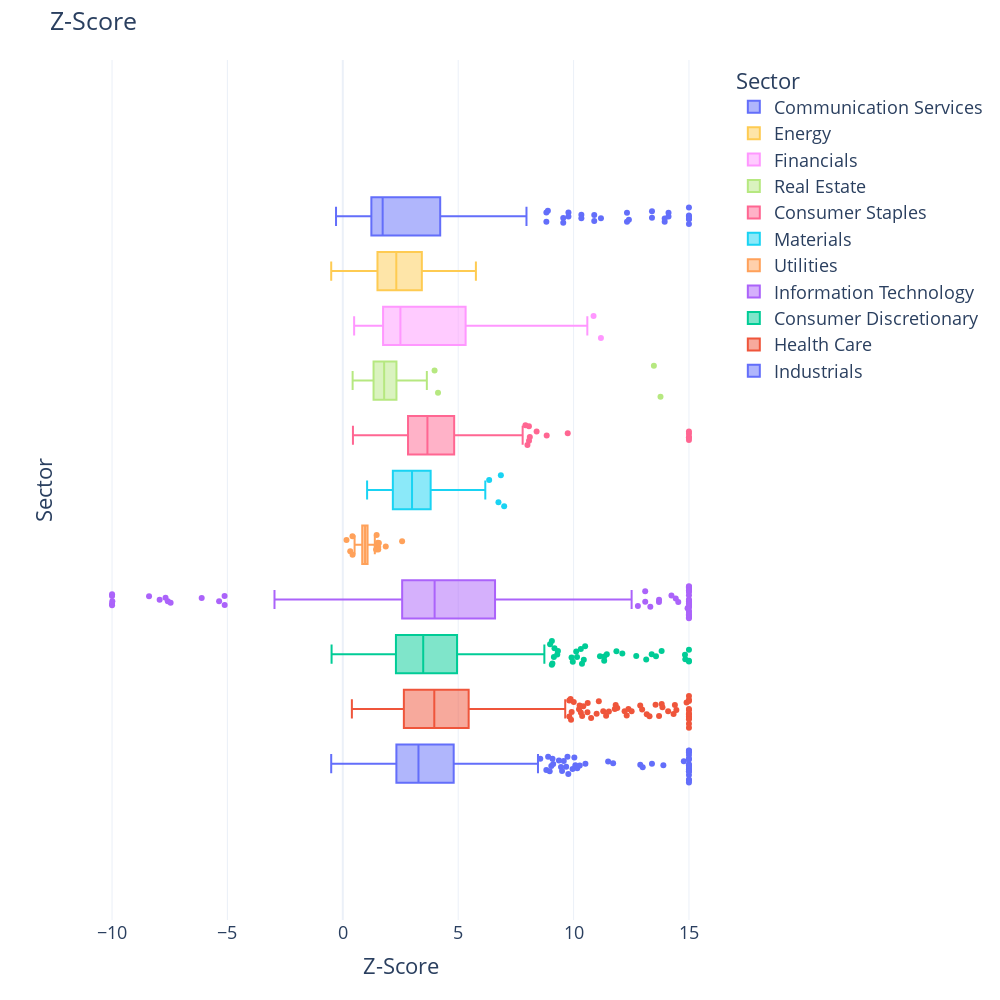

Source (notebook cell):
### Markdown cell above
The m-score can be further explored and we could compute other statistics, nevertheless now we are going to plot the z-score across sectors.

### Code cell
plot_score(m_score = False, sectors = True, title = "Z-Score across sectors")

### Figure 1 — Plotly figure (JSON) as saved in the notebook; plotly's stock layout.template omitted (floating-point values rounded to 4 significant figures; data arrays with more than 128 entries replaced by an {"elided": "..."} marker saying what was removed)
{"data": [{"alignmentgroup": "True", "hovertemplate": "color=Industrials<br>x=%{x}<extra></extra>", "jitter": 1, "legendgroup": "Industrials", "marker": {"color": "#636efa"}, "name": "Industrials", "notched": false, "offsetgroup": "Industrials", "orientation": "h", "showlegend": true, "type": "box", "x": {"elided": "567 float values"}, "x0": " ", "xaxis": "x", "y0": " ", "yaxis": "y"}, {"alignmentgroup": "True", "hovertemplate": "color=Health Care<br>x=%{x}<extra></extra>", "jitter": 1, "legendgroup": "Health Care", "marker": {"color": "#EF553B"}, "name": "Health Care", "notched": false, "offsetgroup": "Health Care", "orientation": "h", "showlegend": true, "type": "box", "x": {"elided": "470 float values"}, "x0": " ", "xaxis": "x", "y0": " ", "yaxis": "y"}, {"alignmentgroup": "True", "hovertemplate": "color=Consumer Discretionary<br>x=%{x}<extra></extra>", "jitter": 1, "legendgroup": "Consumer Discretionary", "marker": {"color": "#00cc96"}, "name": "Consumer Discretionary", "notched": false, "offsetgroup": "Consumer Discretionary", "orientation": "h", "showlegend": true, "type": "box", "x": {"elided": "463 float values"}, "x0": " ", "xaxis": "x", "y0": " ", "yaxis": "y"}, {"alignmentgroup": "True", "hovertemplate": "color=Information Technology<br>x=%{x}<extra></extra>", "jitter": 1, "legendgroup": "Information Technology", "marker": {"color": "#ab63fa"}, "name": "Information Technology", "notched": false, "offsetgroup": "Information Technology", "orientation": "h", "showlegend": true, "type": "box", "x": {"elided": "505 float values"}, "x0": " ", "xaxis": "x", "y0": " ", "yaxis": "y"}, {"alignmentgroup": "True", "hovertemplate": "color=Utilities<br>x=%{x}<extra></extra>", "jitter": 1, "legendgroup": "Utilities", "marker": {"color": "#FFA15A"}, "name": "Utilities", "notched": false, "offsetgroup": "Utilities", "orientation": "h", "showlegend": true, "type": "box", "x": {"elided": "210 float values"}, "x0": " ", "xaxis": "x", "y0": " ", "yaxis": "y"}, {"alignmentgroup": "True", "hovertemplate": "color=Materials<br>x=%{x}<extra></extra>", "jitter": 1, "legendgroup": "Materials", "marker": {"color": "#19d3f3"}, "name": "Materials", "notched": false, "offsetgroup": "Materials", "orientation": "h", "showlegend": true, "type": "box", "x": {"elided": "264 float values"}, "x0": " ", "xaxis": "x", "y0": " ", "yaxis": "y"}, {"alignmentgroup": "True", "hovertemplate": "color=Consumer Staples<br>x=%{x}<extra></extra>", "jitter": 1, "legendgroup": "Consumer Staples", "marker": {"color": "#FF6692"}, "name": "Consumer Staples", "notched": false, "offsetgroup": "Consumer Staples", "orientation": "h", "showlegend": true, "type": "box", "x": {"elided": "288 float values"}, "x0": " ", "xaxis": "x", "y0": " ", "yaxis": "y"}, {"alignmentgroup": "True", "hovertemplate": "color=Real Estate<br>x=%{x}<extra></extra>", "jitter": 1, "legendgroup": "Real Estate", "marker": {"color": "#B6E880"}, "name": "Real Estate", "notched": false, "offsetgroup": "Real Estate", "orientation": "h", "showlegend": true, "type": "box", "x": [2.306, 2.392, 1.532, 1.595, 1.042, 1.418, 2.072, 1.941, 1.042, 1.368, 1.723, 0.9223, 1.397, 2.159, 2.075, 1.161, 1.447, 1.501, 1.342, 1.697, 1.489, 2.574, 1.995, 1.332, 2.225, 1.691, 3.23, 1.887, 2.695, 1.481, 2.243, 1.578, 2.6, 1.922, 1.961, 1.133, 2.038, 1.498, 3.073, 2.186, 2.408, 1.143, 1.962, 1.762, 3.641, 2.144, 2.422, 1.185, 0.7826, 2.325, 1.84, 3.5, 1.312, 1.568, 2.338, 0.8729, 0.4252, 1.859, 1.97, 1.287, 2.274, 2.327, 0.6541, 0.8117, 2.094, 1.754, 1.391, 2.564, 0.8881, 0.5578, 0.7781, 2.7, 1.56, 3.976, 13.48, 1.72, 2.94, 1.286, 1.194, 2.517, 4.126, 1.239, 3.498, 13.77, 1.077, 2.18, 1.822, 0.7116, 1.554, 3.457], "x0": " ", "xaxis": "x", "y0": " ", "yaxis": "y"}, {"alignmentgroup": "True", "hovertemplate": "color=Financials<br>x=%{x}<extra></extra>", "jitter": 1, "legendgroup": "Financials", "marker": {"color": "#FF97FF"}, "name": "Financials", "notched": false, "offsetgroup": "Financials", "orientation": "h", "showlegend": true, "type": "box", "x": [1.36, 1.611, 2.829, 2.774, 5.583, 0.8323, 3.97, 2.455, 1.467, 1.484, 1.419, 2.707, 5.557, 0.9568, 4.463, 5.577, 2.177, 1.635, 1.636, 1.726, 3.2, 5.82, 1.582, 3.991, 1.838, 1.762, 1.965, 2.287, 3.466, 6.364, 1.506, 5.913, 1.568, 1.928, 2.435, 3.791, 6.57, 1.7, 4.618, 1.478, 1.869, 1.33, 4.114, 6.215, 4.933, 1.861, 1.643, 4.28, 5.303, 5.281, 5.342, 2.01, 2.157, 2.124, 4.637, 0.5257, 11.19, 4.709, 4.266, 1.693, 6.237, 6.991, 1.803, 2.14, 1.379, 2.163, 2.346, 4.436, 10.87, 4.432, 4.291, 1.672, 3.076, 6.405, 7.345, 1.92, 2.177, 2.852, 1.795, 1.703, 2.387, 5.202, 2.314, 7.07, 7.04, 1.776, 2.04, 2.96, 9.534, 1.727, 1.644, 2.655, 9.902, 6.993, 2.385, 7.371, 7.608, 1.96, 1.479, 2.275, 3.747, 5.419, 1.297, 1.529, 1.604, 10.33, 7.452, 2.538, 3.457, 10.6, 5.937, 1.782, 2.245, 3.435, 5.969, 0.4911, 1.412, 1.134, 9.166, 5.998, 2.278, 1.891, 3.643, 7.04], "x0": " ", "xaxis": "x", "y0": " ", "yaxis": "y"}, {"alignmentgroup": "True", "hovertemplate": "color=Energy<br>x=%{x}<extra></extra>", "jitter": 1, "legendgroup": "Energy", "marker": {"color": "#FECB52"}, "name": "Energy", "notched": false, "offsetgroup": "Energy", "orientation": "h", "showlegend": true, "type": "box", "x": {"elided": "257 float values"}, "x0": " ", "xaxis": "x", "y0": " ", "yaxis": "y"}, {"alignmentgroup": "True", "hovertemplate": "color=Communication Services<br>x=%{x}<extra></extra>", "jitter": 1, "legendgroup": "Communication Services", "marker": {"color": "#636efa"}, "name": "Communication Services", "notched": false, "offsetgroup": "Communication Services", "orientation": "h", "showlegend": true, "type": "box", "x": {"elided": "228 float values"}, "x0": " ", "xaxis": "x", "y0": " ", "yaxis": "y"}], "layout": {"boxmode": "group", "font": {"size": 18}, "height": 1000, "legend": {"title": {"text": "Sector"}, "tracegroupgap": 0, "traceorder": "reversed"}, "margin": {"t": 60}, "title": {"text": "Z-Score"}, "width": 1000, "xaxis": {"anchor": "y", "domain": [0, 1], "title": {"text": "Z-Score"}}, "yaxis": {"anchor": "x", "domain": [0, 1], "title": {"text": "Sector"}}}}
